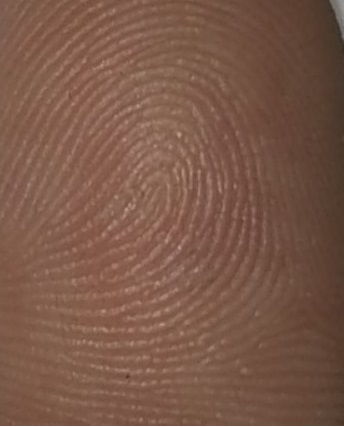
#> input picture Parmak İzi/Images/SampleFinger.jpg, 344 x 427 px
$ python FingerPrintExtraction.py
#> lines starting #> are read from the running program, lines starting #| are printed output that depends on the picture; after the words box and inside, x2 and y2 are one past the last pixel; in counts of white or black regions, pixels touching at a corner belong together
import cv2
import numpy as np
from matplotlib import pyplot as plt

image = cv2.imread("Images/SampleFinger.jpg")
#> image is the input picture: shape (427, 344, 3); mean B, G, R 72.3, 88.2, 123
image = cv2.cvtColor(image, cv2.COLOR_BGR2RGB)
height, width, channels = image.shape
#> height = 427; width = 344; channels = 3
print("Image Size: ", height, width)
#| Image Size:  427 344


alpha = 0.8  # Contrast control (1.0-3.0)
beta = 25  # Brightness control (0-100)

adjusted = cv2.convertScaleAbs(image, alpha=alpha, beta=beta)

grayscale = cv2.cvtColor(adjusted, cv2.COLOR_RGB2GRAY)
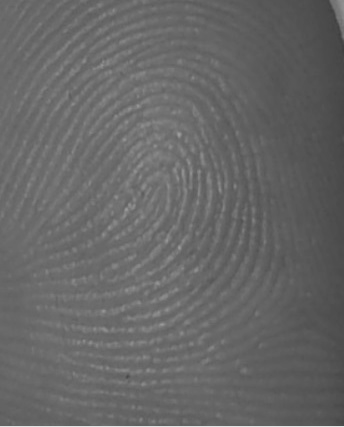
#> grayscale: shape (427, 344); min 62, max 229, mean 102.4

HistEq = cv2.equalizeHist(grayscale)
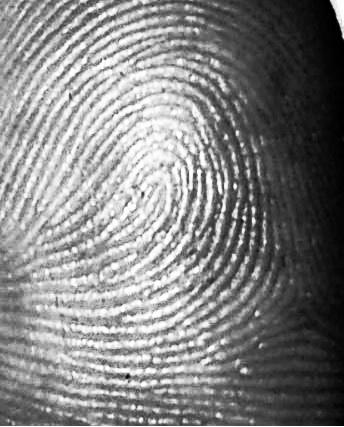
#> HistEq: shape (427, 344); min 0, max 255, mean 130.9

norm_img = np.zeros((800, 800))
NormalizedImage = cv2.normalize(HistEq,  norm_img, 0, 255, cv2.NORM_MINMAX)

BlocksizeC = int(height*width/9792)
#> BlocksizeC = 15
if BlocksizeC %2 ==0 : BlocksizeC = BlocksizeC+1

GThreshold = cv2.adaptiveThreshold(NormalizedImage, 255, cv2.ADAPTIVE_THRESH_GAUSSIAN_C, cv2.THRESH_BINARY, BlocksizeC, 2)
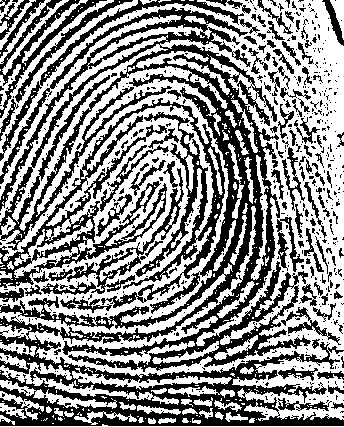
#> GThreshold: shape (427, 344); 55.4% white; 605 black regions (493 under 20 px), largest, box (x1, y1, x2, y2) and area: (0, 7, 344, 426) 38089, (0, 98, 225, 308) 9441, (0, 0, 107, 118) 1889

kernel = np.ones((5,5),np.float32)/25
smoothed = cv2.filter2D(GThreshold,-1,kernel) # Sonuç istediğin çıkmazsa buradaki smoothing yöntemini ya da parametreleri değiştirebilirsin
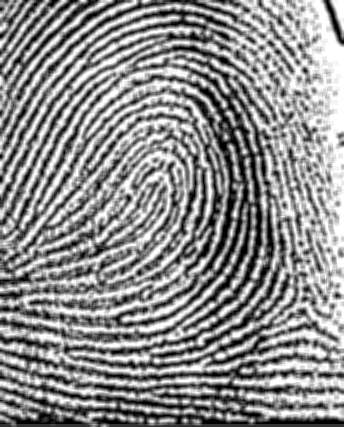
#> smoothed: shape (427, 344); min 0, max 255, mean 141

ikinciadj = cv2.convertScaleAbs(smoothed, alpha=1.7, beta=-40)

Gblur = cv2.GaussianBlur(ikinciadj, (5, 5), 0)
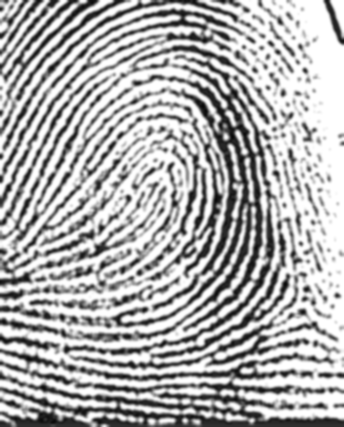
#> Gblur: shape (427, 344); min 9, max 255, mean 174.5

weighted = Gblur

_,BThreshold = cv2.threshold(weighted, 200, 255, cv2.THRESH_BINARY)
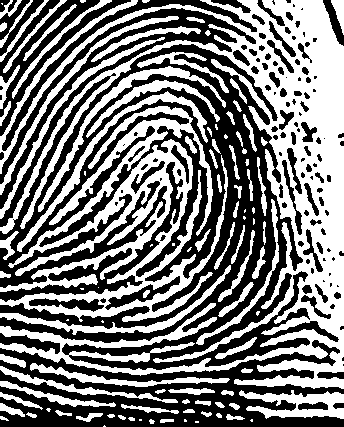
#> BThreshold: shape (427, 344); 48% white; 105 white regions (24 under 20 px), largest, box (x1, y1, x2, y2) and area: (0, 0, 344, 389) 33045, (0, 106, 228, 322) 15380, (17, 91, 208, 252) 1740

CroppedFinal = BThreshold[int(height/4):int(height/4)+int(height/3), int(width/4):int(width/4)+int(height/3)]
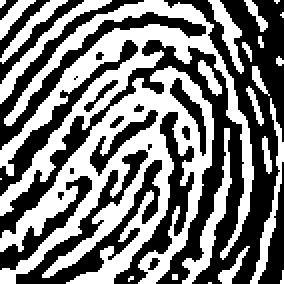
#> CroppedFinal: shape (142, 142) (shown 2 times larger); 48.4% white; 25 white regions (10 under 20 px), largest, box (x1, y1, x2, y2) and area: (0, 33, 107, 142) 4370, (0, 0, 127, 130) 3229, (91, 64, 116, 142) 412


titles = ["Image", "Adjusted", "Grayscale", "Histogram Equalization", "Normalized", "Gaussian Threshold", "Smoothed", "İkinci Adjustment", "Gaussian Blur", "Weighted", "Binary Threshold", "Cropped Part"]
images = [image, adjusted, grayscale, HistEq, NormalizedImage, GThreshold, smoothed, ikinciadj, Gblur, weighted, BThreshold, CroppedFinal]


for i in range(12):
    plt.subplot(3, 4, i + 1), plt.imshow(images[i], "gray")
    plt.title(titles[i])
    plt.xticks([]), plt.yticks([])

plt.show()
